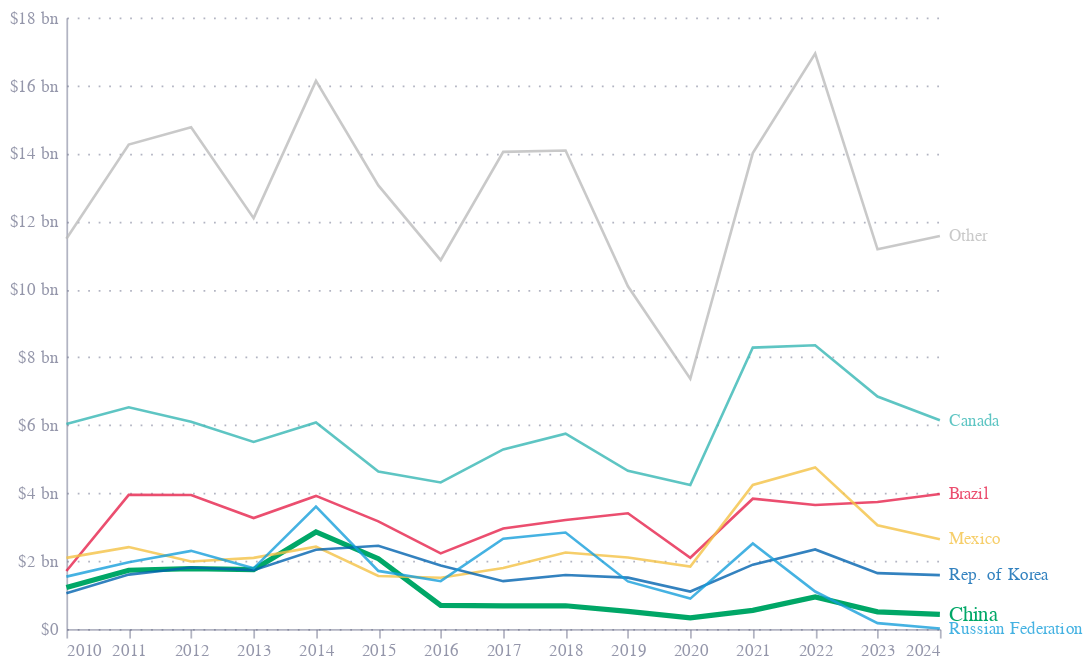

Write notebook code for a chart like this one.
### Code cell
DEFLATE = True

df = pd.read_csv("usa_iron_steel_imports.csv")
df = df[['period', 'reporterISO', 'reporterDesc', 'partnerISO', 'partnerDesc', 'primaryValue']]
df.columns = ['date', 'reporterISO', 'reporterDesc', 'exporterISO', 'exporterDesc', 'value']
df

# Who are the top 5 exporters of iron and steel to the USA over the period?
top_exporters = df.groupby(by=['exporterDesc', 'exporterISO'])['value'].sum().reset_index().sort_values(by='value', ascending=False).head(10)
callouts = [
    "CAN", "BRA", "MEX", "KOR", "RUS", "CHN"
]

full_df = df.copy()

# Mark everything else as "Other"
df['exporter'] = np.where(df['exporterISO'].isin(callouts), df['exporterDesc'], 'Other')

df = df.query("exporterISO != 'W00'")


df = df.groupby(['date', 'exporter'])['value'].sum().reset_index()

df['value'] = df['value'].astype(float)/1e9

df['label'] = np.where(df.date == df.date.max(), df['exporter'], '')
df['date'] = pd.to_datetime(df['date'], format='%Y')

# Deflate with the US deflator
if DEFLATE:
    df = df.merge(deflators_df.query("country_id == 'USA'")[['date', 'deflator']], on='date', how='left')
    df['value'] = df['value'] / df['deflator']

base = alt.Chart(df).encode(
    x=alt.X('date:T', title=''),
    y=alt.Y('value:Q', title='', axis=alt.Axis(
        format='$,.0f',
        labelExpr="datum.label + (datum.value > 0 ? ' bn' : '')",
        
        )),
    color=alt.Color('exporter:N',
                    legend=None,
                    scale=alt.Scale(
                        domain=df.query("date == 2024").sort_values(by='value', ascending=False).head(10).exporter.unique(),
                        range=["#bcbcbc", "#36B7B4","#E6224B","#F4C245","#0063AF","#00A767","#179FDB","#EB5C2E"]),
                     title='Exporter'),
)

lines = base.mark_line().encode(
    size=alt.condition(
        alt.datum.exporter == 'China',
        alt.value(3),
        alt.value(1.5)
    ),
    opacity=alt.condition(
        alt.datum.exporter == 'China',
        alt.value(1),
        alt.value(0.8)
    ),
)

end_labels = base.mark_text(
    align='left',
    dx=5,
).encode(
    text='label:N',
    size=alt.condition(
        alt.datum.exporter == 'China',
        alt.value(12),
        alt.value(10)
    ),
    opacity=alt.condition(
        alt.datum.exporter == 'China',
        alt.value(1),
        alt.value(0.8)
    )
)


chart = lines + end_labels

chart = chart.properties(
    width=500,
    height=350
)

print("Chapter 72 — Iron and Steel" + (" (Deflated)" if DEFLATE else ""))
chart

### Figure 1 — Vega-Lite specification as saved in the notebook (floating-point values rounded to 4 significant figures)
{"config": {"font": "Circular Std", "mark": {"line": {"interpolate": "monotone"}}, "view": {"stroke": "transparent", "width": 400, "height": 300}, "range": {"category": ["#36B7B4", "#E6224B", "#F4C245", "#0063AF", "#00A767", "#179FDB", "#EB5C2E"], "diverging": ["#E6224B", "#E54753", "#C9C9C9", "#179FDB", "#122B39"], "heatmap": ["#C9C9C9", "#179FDB", "#0063AF", "#122B39"], "ordinal": ["#00A767", "#36B7B4", "#179FDB", "#0063AF", "#243B5A"]}, "axisX": {"domainColor": "#676A86", "domainOpacity": 0.5, "grid": false, "labelAngle": 0, "labelColor": "#676A86", "labelOpacity": 0.7, "orient": "bottom", "tickColor": "#676A86", "tickCount": 10, "tickOpacity": 0.5, "title": false, "titleAlign": "center", "titleAnchor": "middle", "titleColor": "#676A86", "titleFontSize": 12, "titleOpacity": 0.8, "titleY": -15}, "axisY": {"domainColor": "#676A86", "domainOpacity": 0.5, "gridColor": "#676A86", "gridDash": [1, 5], "gridOpacity": 0.5, "labelColor": "#676A86", "labelOpacity": 0.7, "labelPadding": 5, "tickColor": "#676A86", "tickCount": 8, "tickOpacity": 0.5, "ticks": false, "titleAlign": "left", "titleAngle": 0, "titleBaseline": "bottom", "titleColor": "#676A86", "titleFontSize": 12, "titleOpacity": 0.8, "titleX": 0, "titleY": -7}}, "layer": [{"mark": {"type": "line"}, "encoding": {"color": {"field": "exporter", "legend": null, "scale": {"domain": ["Other", "Canada", "Brazil", "Mexico", "Rep. of Korea", "China", "Russian Federation"], "range": ["#bcbcbc", "#36B7B4", "#E6224B", "#F4C245", "#0063AF", "#00A767", "#179FDB", "#EB5C2E"]}, "title": "Exporter", "type": "nominal"}, "opacity": {"condition": {"test": "(datum.exporter === 'China')", "value": 1}, "value": 0.8}, "size": {"condition": {"test": "(datum.exporter === 'China')", "value": 3}, "value": 1.5}, "x": {"field": "date", "title": "", "type": "temporal"}, "y": {"axis": {"format": "$,.0f", "labelExpr": "datum.label + (datum.value > 0 ? ' bn' : '')"}, "field": "value", "title": "", "type": "quantitative"}}}, {"mark": {"type": "text", "align": "left", "dx": 5}, "encoding": {"color": {"field": "exporter", "legend": null, "scale": {"domain": ["Other", "Canada", "Brazil", "Mexico", "Rep. of Korea", "China", "Russian Federation"], "range": ["#bcbcbc", "#36B7B4", "#E6224B", "#F4C245", "#0063AF", "#00A767", "#179FDB", "#EB5C2E"]}, "title": "Exporter", "type": "nominal"}, "opacity": {"condition": {"test": "(datum.exporter === 'China')", "value": 1}, "value": 0.8}, "size": {"condition": {"test": "(datum.exporter === 'China')", "value": 12}, "value": 10}, "text": {"field": "label", "type": "nominal"}, "x": {"field": "date", "title": "", "type": "temporal"}, "y": {"axis": {"format": "$,.0f", "labelExpr": "datum.label + (datum.value > 0 ? ' bn' : '')"}, "field": "value", "title": "", "type": "quantitative"}}}], "data": {"name": "data-3bb11fe13603b227676647562700c261"}, "height": 350, "width": 500, "$schema": "https://vega.github.io/schema/vega-lite/v5.20.1.json", "datasets": {"data-3bb11fe13603b227676647562700c261": [{"date": "2010-01-01T00:00:00", "exporter": "Brazil", "value": 1.704, "label": "", "deflator": 0.8963}, {"date": "2010-01-01T00:00:00", "exporter": "Canada", "value": 6.032, "label": "", "deflator": 0.8963}, {"date": "2010-01-01T00:00:00", "exporter": "China", "value": 1.22, "label": "", "deflator": 0.8963}, {"date": "2010-01-01T00:00:00", "exporter": "Mexico", "value": 2.091, "label": "", "deflator": 0.8963}, {"date": "2010-01-01T00:00:00", "exporter": "Other", "value": 11.49, "label": "", "deflator": 0.8963}, {"date": "2010-01-01T00:00:00", "exporter": "Rep. of Korea", "value": 1.049, "label": "", "deflator": 0.8963}, {"date": "2010-01-01T00:00:00", "exporter": "Russian Federation", "value": 1.539, "label": "", "deflator": 0.8963}, {"date": "2011-01-01T00:00:00", "exporter": "Brazil", "value": 3.945, "label": "", "deflator": 0.9148}, {"date": "2011-01-01T00:00:00", "exporter": "Canada", "value": 6.524, "label": "", "deflator": 0.9148}, {"date": "2011-01-01T00:00:00", "exporter": "China", "value": 1.727, "label": "", "deflator": 0.9148}, {"date": "2011-01-01T00:00:00", "exporter": "Mexico", "value": 2.409, "label": "", "deflator": 0.9148}, {"date": "2011-01-01T00:00:00", "exporter": "Other", "value": 14.26, "label": "", "deflator": 0.9148}, {"date": "2011-01-01T00:00:00", "exporter": "Rep. of Korea", "value": 1.6, "label": "", "deflator": 0.9148}, {"date": "2011-01-01T00:00:00", "exporter": "Russian Federation", "value": 1.965, "label": "", "deflator": 0.9148}, {"date": "2012-01-01T00:00:00", "exporter": "Brazil", "value": 3.943, "label": "", "deflator": 0.9318}, {"date": "2012-01-01T00:00:00", "exporter": "Canada", "value": 6.102, "label": "", "deflator": 0.9318}, {"date": "2012-01-01T00:00:00", "exporter": "China", "value": 1.777, "label": "", "deflator": 0.9318}, {"date": "2012-01-01T00:00:00", "exporter": "Mexico", "value": 1.985, "label": "", "deflator": 0.9318}, {"date": "2012-01-01T00:00:00", "exporter": "Other", "value": 14.77, "label": "", "deflator": 0.9318}, {"date": "2012-01-01T00:00:00", "exporter": "Rep. of Korea", "value": 1.808, "label": "", "deflator": 0.9318}, {"date": "2012-01-01T00:00:00", "exporter": "Russian Federation", "value": 2.298, "label": "", "deflator": 0.9318}, {"date": "2013-01-01T00:00:00", "exporter": "Brazil", "value": 3.265, "label": "", "deflator": 0.9477}, {"date": "2013-01-01T00:00:00", "exporter": "Canada", "value": 5.503, "label": "", "deflator": 0.9477}, {"date": "2013-01-01T00:00:00", "exporter": "China", "value": 1.743, "label": "", "deflator": 0.9477}, {"date": "2013-01-01T00:00:00", "exporter": "Mexico", "value": 2.091, "label": "", "deflator": 0.9477}, {"date": "2013-01-01T00:00:00", "exporter": "Other", "value": 12.09, "label": "", "deflator": 0.9477}, {"date": "2013-01-01T00:00:00", "exporter": "Rep. of Korea", "value": 1.731, "label": "", "deflator": 0.9477}, {"date": "2013-01-01T00:00:00", "exporter": "Russian Federation", "value": 1.783, "label": "", "deflator": 0.9477}, {"date": "2014-01-01T00:00:00", "exporter": "Brazil", "value": 3.916, "label": "", "deflator": 0.9642}, {"date": "2014-01-01T00:00:00", "exporter": "Canada", "value": 6.078, "label": "", "deflator": 0.9642}, {"date": "2014-01-01T00:00:00", "exporter": "China", "value": 2.856, "label": "", "deflator": 0.9642}, {"date": "2014-01-01T00:00:00", "exporter": "Mexico", "value": 2.422, "label": "", "deflator": 0.9642}, {"date": "2014-01-01T00:00:00", "exporter": "Other", "value": 16.13, "label": "", "deflator": 0.9642}, {"date": "2014-01-01T00:00:00", "exporter": "Rep. of Korea", "value": 2.329, "label": "", "deflator": 0.9642}, {"date": "2014-01-01T00:00:00", "exporter": "Russian Federation", "value": 3.603, "label": "", "deflator": 0.9642}, {"date": "2015-01-01T00:00:00", "exporter": "Brazil", "value": 3.166, "label": "", "deflator": 0.9732}, {"date": "2015-01-01T00:00:00", "exporter": "Canada", "value": 4.633, "label": "", "deflator": 0.9732}, {"date": "2015-01-01T00:00:00", "exporter": "China", "value": 2.068, "label": "", "deflator": 0.9732}, {"date": "2015-01-01T00:00:00", "exporter": "Mexico", "value": 1.556, "label": "", "deflator": 0.9732}, {"date": "2015-01-01T00:00:00", "exporter": "Other", "value": 13.06, "label": "", "deflator": 0.9732}, {"date": "2015-01-01T00:00:00", "exporter": "Rep. of Korea", "value": 2.448, "label": "", "deflator": 0.9732}, {"date": "2015-01-01T00:00:00", "exporter": "Russian Federation", "value": 1.708, "label": "", "deflator": 0.9732}, {"date": "2016-01-01T00:00:00", "exporter": "Brazil", "value": 2.224, "label": "", "deflator": 0.9824}, {"date": "2016-01-01T00:00:00", "exporter": "Canada", "value": 4.311, "label": "", "deflator": 0.9824}, {"date": "2016-01-01T00:00:00", "exporter": "China", "value": 0.6947, "label": "", "deflator": 0.9824}, {"date": "2016-01-01T00:00:00", "exporter": "Mexico", "value": 1.506, "label": "", "deflator": 0.9824}, {"date": "2016-01-01T00:00:00", "exporter": "Other", "value": 10.86, "label": "", "deflator": 0.9824}, {"date": "2016-01-01T00:00:00", "exporter": "Rep. of Korea", "value": 1.866, "label": "", "deflator": 0.9824}, {"date": "2016-01-01T00:00:00", "exporter": "Russian Federation", "value": 1.405, "label": "", "deflator": 0.9824}, {"date": "2017-01-01T00:00:00", "exporter": "Brazil", "value": 2.954, "label": "", "deflator": 1.0}, {"date": "2017-01-01T00:00:00", "exporter": "Canada", "value": 5.285, "label": "", "deflator": 1.0}, {"date": "2017-01-01T00:00:00", "exporter": "China", "value": 0.6814, "label": "", "deflator": 1.0}, {"date": "2017-01-01T00:00:00", "exporter": "Mexico", "value": 1.791, "label": "", "deflator": 1.0}, {"date": "2017-01-01T00:00:00", "exporter": "Other", "value": 14.04, "label": "", "deflator": 1.0}, {"date": "2017-01-01T00:00:00", "exporter": "Rep. of Korea", "value": 1.406, "label": "", "deflator": 1.0}, {"date": "2017-01-01T00:00:00", "exporter": "Russian Federation", "value": 2.655, "label": "", "deflator": 1.0}, {"date": "2018-01-01T00:00:00", "exporter": "Brazil", "value": 3.208, "label": "", "deflator": 1.023}, {"date": "2018-01-01T00:00:00", "exporter": "Canada", "value": 5.748, "label": "", "deflator": 1.023}, {"date": "2018-01-01T00:00:00", "exporter": "China", "value": 0.6818, "label": "", "deflator": 1.023}, {"date": "2018-01-01T00:00:00", "exporter": "Mexico", "value": 2.251, "label": "", "deflator": 1.023}, {"date": "2018-01-01T00:00:00", "exporter": "Other", "value": 14.09, "label": "", "deflator": 1.023}, {"date": "2018-01-01T00:00:00", "exporter": "Rep. of Korea", "value": 1.589, "label": "", "deflator": 1.023}, {"date": "2018-01-01T00:00:00", "exporter": "Russian Federation", "value": 2.837, "label": "", "deflator": 1.023}, {"date": "2019-01-01T00:00:00", "exporter": "Brazil", "value": 3.405, "label": "", "deflator": 1.04}, {"date": "2019-01-01T00:00:00", "exporter": "Canada", "value": 4.655, "label": "", "deflator": 1.04}, {"date": "2019-01-01T00:00:00", "exporter": "China", "value": 0.5163, "label": "", "deflator": 1.04}, {"date": "2019-01-01T00:00:00", "exporter": "Mexico", "value": 2.104, "label": "", "deflator": 1.04}, {"date": "2019-01-01T00:00:00", "exporter": "Other", "value": 10.09, "label": "", "deflator": 1.04}, {"date": "2019-01-01T00:00:00", "exporter": "Rep. of Korea", "value": 1.51, "label": "", "deflator": 1.04}, {"date": "2019-01-01T00:00:00", "exporter": "Russian Federation", "value": 1.398, "label": "", "deflator": 1.04}, {"date": "2020-01-01T00:00:00", "exporter": "Brazil", "value": 2.095, "label": "", "deflator": 1.054}, {"date": "2020-01-01T00:00:00", "exporter": "Canada", "value": 4.237, "label": "", "deflator": 1.054}, {"date": "2020-01-01T00:00:00", "exporter": "China", "value": 0.3236, "label": "", "deflator": 1.054}, {"date": "2020-01-01T00:00:00", "exporter": "Mexico", "value": 1.836, "label": "", "deflator": 1.054}, {"date": "2020-01-01T00:00:00", "exporter": "Other", "value": 7.365, "label": "", "deflator": 1.054}, {"date": "2020-01-01T00:00:00", "exporter": "Rep. of Korea", "value": 1.101, "label": "", "deflator": 1.054}, {"date": "2020-01-01T00:00:00", "exporter": "Russian Federation", "value": 0.8923, "label": "", "deflator": 1.054}, {"date": "2021-01-01T00:00:00", "exporter": "Brazil", "value": 3.833, "label": "", "deflator": 1.102}, {"date": "2021-01-01T00:00:00", "exporter": "Canada", "value": 8.282, "label": "", "deflator": 1.102}, {"date": "2021-01-01T00:00:00", "exporter": "China", "value": 0.5445, "label": "", "deflator": 1.102}, {"date": "2021-01-01T00:00:00", "exporter": "Mexico", "value": 4.239, "label": "", "deflator": 1.102}, {"date": "2021-01-01T00:00:00", "exporter": "Other", "value": 14.01, "label": "", "deflator": 1.102}, {"date": "2021-01-01T00:00:00", "exporter": "Rep. of Korea", "value": 1.892, "label": "", "deflator": 1.102}, {"date": "2021-01-01T00:00:00", "exporter": "Russian Federation", "value": 2.513, "label": "", "deflator": 1.102}, {"date": "2022-01-01T00:00:00", "exporter": "Brazil", "value": 3.648, "label": "", "deflator": 1.18}, {"date": "2022-01-01T00:00:00", "exporter": "Canada", "value": 8.35, "label": "", "deflator": 1.18}, {"date": "2022-01-01T00:00:00", "exporter": "China", "value": 0.9396, "label": "", "deflator": 1.18}, {"date": "2022-01-01T00:00:00", "exporter": "Mexico", "value": 4.755, "label": "", "deflator": 1.18}, {"date": "2022-01-01T00:00:00", "exporter": "Other", "value": 16.94, "label": "", "deflator": 1.18}, {"date": "2022-01-01T00:00:00", "exporter": "Rep. of Korea", "value": 2.339, "label": "", "deflator": 1.18}, {"date": "2022-01-01T00:00:00", "exporter": "Russian Federation", "value": 1.101, "label": "", "deflator": 1.18}, {"date": "2023-01-01T00:00:00", "exporter": "Brazil", "value": 3.735, "label": "", "deflator": 1.223}, {"date": "2023-01-01T00:00:00", "exporter": "Canada", "value": 6.839, "label": "", "deflator": 1.223}, {"date": "2023-01-01T00:00:00", "exporter": "China", "value": 0.5013, "label": "", "deflator": 1.223}, {"date": "2023-01-01T00:00:00", "exporter": "Mexico", "value": 3.054, "label": "", "deflator": 1.223}, {"date": "2023-01-01T00:00:00", "exporter": "Other", "value": 11.17, "label": "", "deflator": 1.223}, {"date": "2023-01-01T00:00:00", "exporter": "Rep. of Korea", "value": 1.643, "label": "", "deflator": 1.223}, {"date": "2023-01-01T00:00:00", "exporter": "Russian Federation", "value": 0.1694, "label": "", "deflator": 1.223}, {"date": "2024-01-01T00:00:00", "exporter": "Brazil", "value": 3.973, "label": "Brazil", "deflator": 1.252}, {"date": "2024-01-01T00:00:00", "exporter": "Canada", "value": 6.142, "label": "Canada", "deflator": 1.252}, {"date": "2024-01-01T00:00:00", "exporter": "China", "value": 0.4289, "label": "China", "deflator": 1.252}, {"date": "2024-01-01T00:00:00", "exporter": "Mexico", "value": 2.642, "label": "Mexico", "deflator": 1.252}, {"date": "2024-01-01T00:00:00", "exporter": "Other", "value": 11.57, "label": "Other", "deflator": 1.252}, {"date": "2024-01-01T00:00:00", "exporter": "Rep. of Korea", "value": 1.582, "label": "Rep. of Korea", "deflator": 1.252}, {"date": "2024-01-01T00:00:00", "exporter": "Russian Federation", "value": 0.01052, "label": "Russian Federation", "deflator": 1.252}]}}
